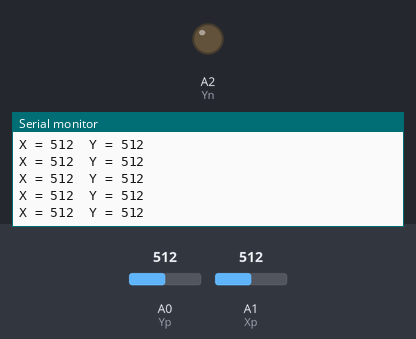
The sketch below on a simulated Arduino Uno, built with avr-gcc and run on an emulated ATmega328P. Shown: output pins drawn as LEDs (lit = HIGH), the last lines printed to the serial monitor. The test bench sets the inputs (shaded band); at power-on: A0 (Yp) = 512, A1 (Xp) = 512. Pins used as bus, display or sensor lines are not drawn.

Above: at 1.2 s.
1.3 s: A0 (Yp) set to 11
At 2.3 s:
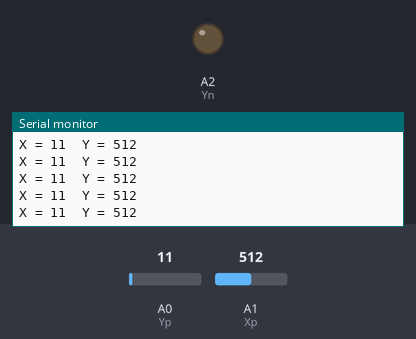
2.8 s: A0 (Yp) set to 8
At 3.5 s:
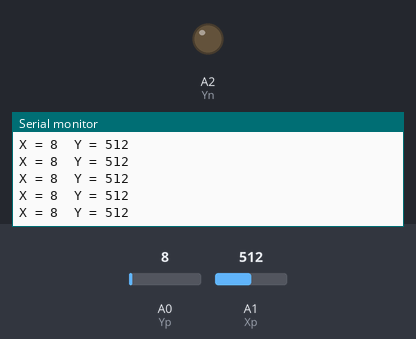
5.8 s: A1 (Xp) set to 109
At 6.5 s:
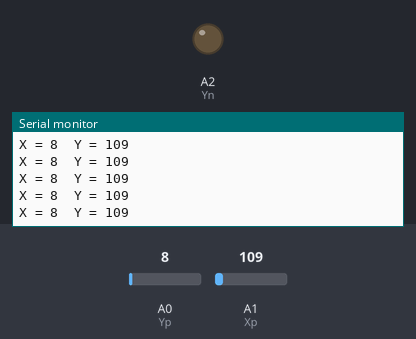
8.8 s: A1 (Xp) set to 93
At 9.9 s:
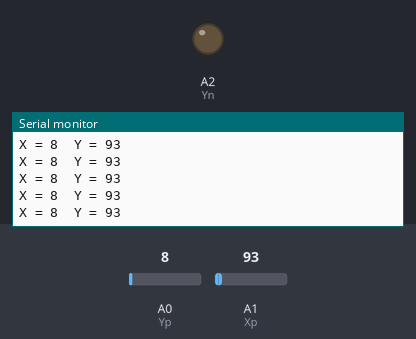
11.8 s: A0 (Yp) set to 122
At 12.3 s:
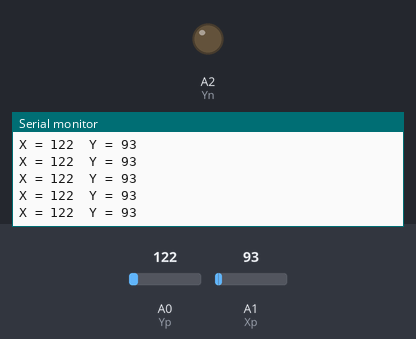
Timing chart, 0 to 14.8 s (numbered marks = the images above; inputs shaded):
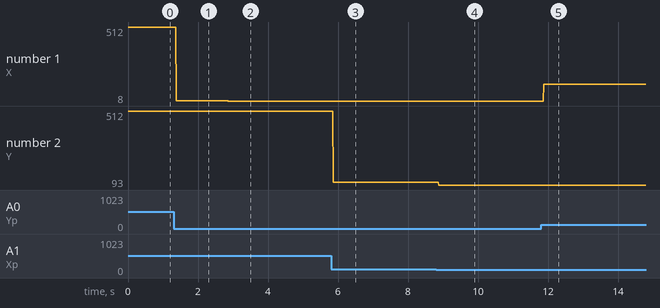

Measured:
- after the input at 1.3 s, the serial monitor: prints a new line after 0.09 s (image 1)
- after the input at 2.8 s, the serial monitor: prints a new line after 0.07 s (image 2)
- after the input at 5.8 s, the serial monitor: prints a new line after 0.07 s (image 3)
- after the input at 8.8 s, the serial monitor: prints a new line after 0.08 s (image 4)
- after the input at 11.8 s, the serial monitor: prints a new line after 0.07 s (image 5)
- plotted number 1: 512 → 11 after the input at 1.3 s, 11 → 8 after the input at 2.8 s, 8 → 122 after the input at 11.8 s
- plotted number 2: 512 → 109 after the input at 5.8 s, 109 → 93 after the input at 8.8 s

The sketch:

coordinates.ino
```cpp
int analogValue;
int analogValue1;
int Yp = A0;
int Xp = A1;
int Yn = A2;
int Xn = A3;
void setup() {
  // put your setup code here, to run once:
Serial.begin(9600);

}

void loop() {
  pinMode(Yp, INPUT);

  pinMode(Yn, INPUT);
  digitalWrite(Yn, LOW);
  pinMode(Xp, OUTPUT);
  digitalWrite(Xp, HIGH);
  pinMode(Xn, OUTPUT);
  digitalWrite(Xn, LOW);
 // digitalWrite(Xp, HIGH);
 // pinMode(Xn, OUTPUT);
 // digitalWrite(Xn, LOW);
  analogValue = analogRead(Yp);
  Serial.print("X = ");
   Serial.print(analogValue);
  // put your main code here, to run repeatedly:
 pinMode(Yp, OUTPUT);
  digitalWrite(Yp, HIGH);
  pinMode(Yn, OUTPUT);
  digitalWrite(Yn, LOW);
  pinMode(Xp, INPUT);

  pinMode(Xn, INPUT);
  digitalWrite(Xn, LOW);
 // digitalWrite(Xp, HIGH);
 // pinMode(Xn, OUTPUT);
 // digitalWrite(Xn, LOW);
  analogValue1 = analogRead(Xp);
  Serial.print("  Y = ");
   Serial.println(analogValue1);

}
```
